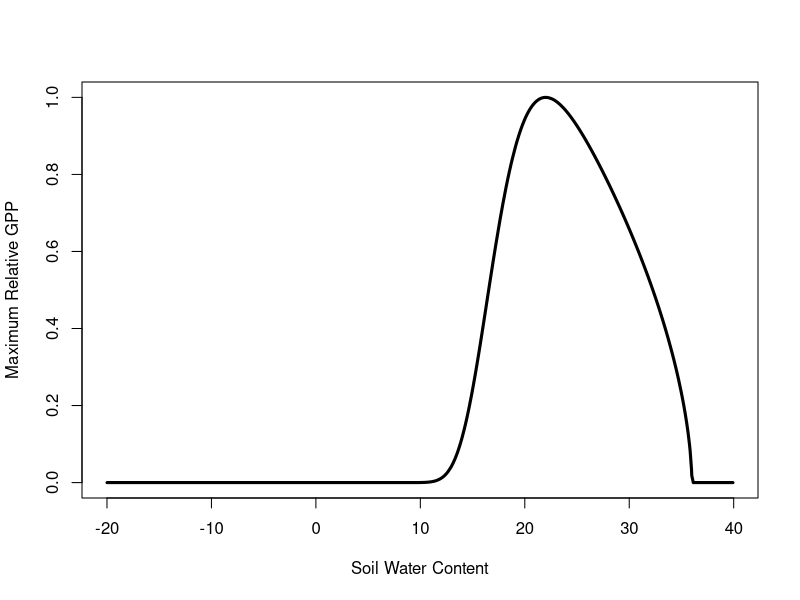

Reproduce this figure in R.
#starting coefficients
moisture_1<- 22 #soilwater with maximum gpp
moisture_2<- 36 #maximum or minimum soilwater with any GPP -- changes steepness of decline in gpp
moisture_3<- 0.5823
 #higher values -- sharper dip down towards zero
moisture_4<- 7.734
 #smaller numbers -- broader curve


#TSWC goes from 0 to 1
swc_val<-sort(runif(1000, -20, 40))

#Calculate fraction here
fraction_val <-(moisture_2 - swc_val)/(moisture_2 - moisture_1)

#This is the curve based on the coefficients listed above
Landis_Relative_production<-ifelse(fraction_val>0, (exp(moisture_3/moisture_4*(1-fraction_val^moisture_4))*(fraction_val^moisture_3)), 0)
plot(swc_val, Landis_Relative_production, lwd=3, ylab="Maximum Relative GPP", xlab="Soil Water Content", type = "l")
